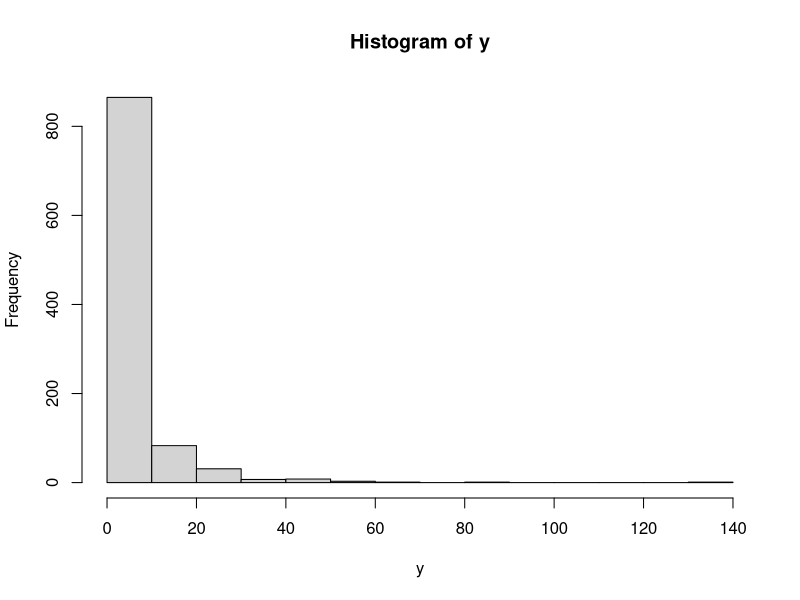

Generate this figure with R:
# Simulate data
n <- 1000

#Set seed
set.seed(1) 

# Covariates
x_mean1 <- runif(n)
x_prec1 <- rnorm(n)

# Compute precisions
# gamma_0 = 0, gamma_1 = 0.5
precs <- exp(0 + 0.5 * x_prec1)
summary(precs)

# Compute predlin
reff <- rnorm(n, mean = 0, sd = sqrt(1 / precs))
# beta_0 = 1, beta_1 = 0.25
predlin <- 1 + 0.25 * x_mean1 + reff
summary(predlin)
y <- rpois(n, exp(predlin))

# Summary of simulated data
summary(y)
hist(y)

# Create data.frame with data
d <- data.frame(y, x_mean1, x_prec1,
  idx = 1:n #Index for random effect
)


save(file = "data.RData", list = ls())

